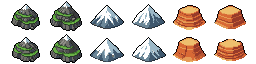
#> input picture tools/art/retrodiffusion/m2_mountains.png, 256 x 64 px
$ python rd_terrain.py
#> lines starting #> are read from the running program, lines starting #| are printed output that depends on the picture
"""Recorta las montañas y los bosques generados con Retro Diffusion (estilo RD Pro Top Down,
con el mapa de referencia pro_map.png) y crea sus primeros planos para tapar los pies de las unidades.

Entradas (tools/art/retrodiffusion/):
  m2_mountains.png  2 filas x 6: hierba, hierba, nieve, nieve, meseta, meseta
  t2_forest.png     1 fila x 6: frondoso, frondoso, pinos, frondoso, pinos, frondoso
Salidas (public/assets/img/flat/):
  mount_{grass|snow|mesa}_{0..3}.png, tree_{grass|snow}_{n}.png, front_<mismo nombre>.png
"""
import os
import numpy as np
from PIL import Image
from scipy import ndimage

D = os.path.dirname(os.path.abspath(__file__))
SRC = D + '/retrodiffusion/'
OUT = D + '/../../public/assets/img/flat/'
TILE = 32
DROP = 3  # el juego baja los dibujos de flat/ 3 px


def sprites(path, min_px=60):
#> called with min_px = 60
    im = Image.open(path).convert('RGBA')
#> im is the input picture: PIL image 256x64 RGBA; mean R, G, B, A 207.7, 200.6, 193.1, 97.3
    a = np.array(im)
    lab, n = ndimage.label(a[:, :, 3] > 0, structure=np.ones((3, 3)))
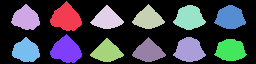
#> lab: shape (64, 256) int32; 13 distinct labels, from 0 to 12; one colour per label, 0 black
#> n = 12
    boxes = []
    for i, sl in enumerate(ndimage.find_objects(lab), 1):
        if sl is None or (lab[sl] == i).sum() < min_px:
            continue
        boxes.append((sl[1].start, sl[0].start, sl[1].stop, sl[0].stop, i))
#> this loop made 12 passes
#> after the loop, boxes = [(50, 1, 82, 31, 1), (11, 4, 40, 30, 2), (132, 4, 165, 29, 3), (90, 5, 124, 29, 4), (173, 5, 206, 30, 5), (214, 5, 246, 29, 6), (50, 34, 82, 63, 7), (12, 37, 40, 62, 8), (132, 37, 166, 62, 9), (173, 37, 206, 62, 10), (90, 38, 124, 62, 11), (214, 39, 247, 61, 12)]
    # Agrupa por filas (centro vertical) y ordena de izquierda a derecha.
    boxes.sort(key=lambda b: ((b[1] + b[3]) // 2 // (im.height // 2 if len(boxes) > 8 else im.height), b[0]))
    out = []
    for x0, y0, x1, y1, i in boxes:
        m = a[y0:y1, x0:x1].copy()
        m[lab[y0:y1, x0:x1] != i] = 0  # solo este trozo
        out.append((Image.fromarray(m), (x0 + x1) / 2 / im.width))
#> this loop made 12 passes
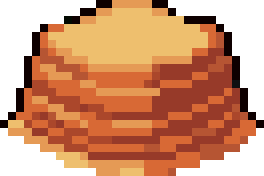
#> m: shape (22, 33, 4) (shown 8 times larger); mean R, G, B, A 138.1, 79.4, 45.3, 185.8; transparent parts drawn white
#> after the loop, out = 12 items
    return out


def save(im, name):
    # Lienzo con el dibujo centrado y apoyado abajo.
    w = max(im.width, TILE)
    cv = Image.new('RGBA', (w + (w % 2), im.height))
    cv.alpha_composite(im, ((cv.width - im.width) // 2, 0))
    cv.save(OUT + name + '.png')
    # Primer plano: la franja de abajo de la casilla (14 px) tal como se ve sobre ella.
    H = 14
    tile = Image.new('RGBA', (TILE, TILE + DROP))
    tile.alpha_composite(cv, (TILE // 2 - cv.width // 2, TILE + DROP - cv.height)) if cv.width <= TILE else tile.alpha_composite(
        cv.crop(((cv.width - TILE) // 2, 0, (cv.width + TILE) // 2, cv.height)), (0, TILE + DROP - cv.height))
    tile.crop((0, TILE - H, TILE, TILE)).save(OUT + 'front_' + name + '.png')


m = sprites(SRC + 'm2_mountains.png')
#> m = 12 items
assert len(m) == 12, len(m)
kinds = ['grass', 'grass', 'snow', 'snow', 'mesa', 'mesa']
count = {}
for im, cx in m:
    k = kinds[int(cx * 6)]
    v = count.get(k, 0)
    count[k] = v + 1
    save(im, f'mount_{k}_{v}')
#> this loop made 12 passes
#> (cx, k, v) on passes 1 to 12: (0.0996, 'grass', 0), (0.102, 'grass', 1), (0.258, 'grass', 2), (0.258, 'grass', 3), (0.418, 'snow', 0), (0.418, 'snow', 1), (0.58, 'snow', 2), (0.582, 'snow', 3), (0.74, 'mesa', 0), (0.74, 'mesa', 1), (0.898, 'mesa', 2), (0.9, 'mesa', 3)
#> pass 1, in save, `cv.save(OUT + name + '.png')`:
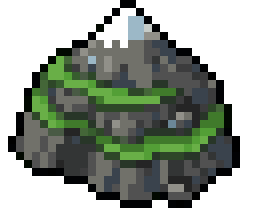
#> saved as mount_grass_0.png: PIL image 32x26 RGBA (shown 8 times larger); mean R, G, B, A 43.1, 51.6, 41, 152; transparent parts drawn white
#> after the loop, count = {'grass': 4, 'snow': 4, 'mesa': 4}

t = sprites(SRC + 't2_forest.png')
#> call 2 of sprites, with path = 'tools/art/retrodiffusion/t2_forest.png', min_px = 60
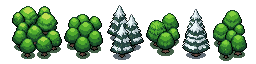
#> input picture tools/art/retrodiffusion/t2_forest.png, 256 x 64 px
#> in sprites, im is the input picture: PIL image 256x64 RGBA; mean R, G, B, A 167.5, 189.1, 165.7, 118.3
#> in sprites (call 2), `lab, n = ndimage.label(a[:, :, 3] > 0, structure=np.ones((3, 3)))`:
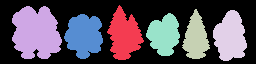
#> lab: shape (64, 256) int32; 7 distinct labels, from 0 to 6; one colour per label, 0 black
#> in sprites (call 2), `lab, n = ndimage.label(a[:, :, 3] > 0, structure=np.ones((3, 3)))`: n = 6
#> the loop in sprites (call 2), `for i, sl in enumerate(ndimage.find_objects(lab), 1):` made 6 passes
#> after the loop in sprites (call 2), `for i, sl in enumerate(ndimage.find_objects(lab), 1):`: boxes = [(107, 5, 144, 60, 1), (12, 6, 62, 59, 2), (182, 9, 210, 59, 3), (213, 10, 247, 61, 4), (146, 13, 180, 56, 5), (64, 14, 103, 59, 6)]
#> the loop in sprites (call 2), `for x0, y0, x1, y1, i in boxes:` made 6 passes
#> after the loop in sprites (call 2), `for x0, y0, x1, y1, i in boxes:`:
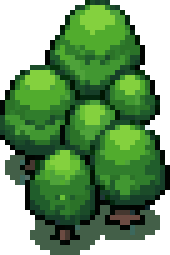
#> m: shape (51, 34, 4) (shown 5 times larger); mean R, G, B, A 38, 79.4, 31.1, 181; transparent parts drawn white
#> after the loop in sprites (call 2), `for x0, y0, x1, y1, i in boxes:`: out = 6 items
#> t = 6 items
assert len(t) == 6, len(t)
tk = ['grass', 'grass', 'snow', 'grass', 'snow', 'grass']
count = {}
for im, cx in t:
    k = tk[int(cx * 6)]
    v = count.get(k, 0)
    count[k] = v + 1
    save(im, f'tree_{k}_{v}')
#> this loop made 6 passes
#> (cx, k, v) on passes 1 to 6: (0.145, 'grass', 0), (0.326, 'grass', 1), (0.49, 'snow', 0), (0.637, 'grass', 2), (0.766, 'snow', 1), (0.898, 'grass', 3)
#> pass 2, in save (call 14), `cv.save(OUT + name + '.png')`:
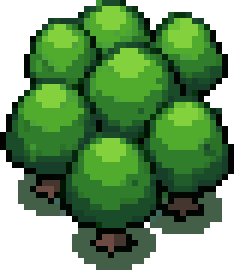
#> saved as tree_grass_1.png: PIL image 40x45 RGBA (shown 6 times larger); mean R, G, B, A 37.8, 78.5, 30.3, 180.3; transparent parts drawn white
#> after the loop, count = {'grass': 4, 'snow': 2}
print('ok', count)
#| ok {'grass': 4, 'snow': 2}
